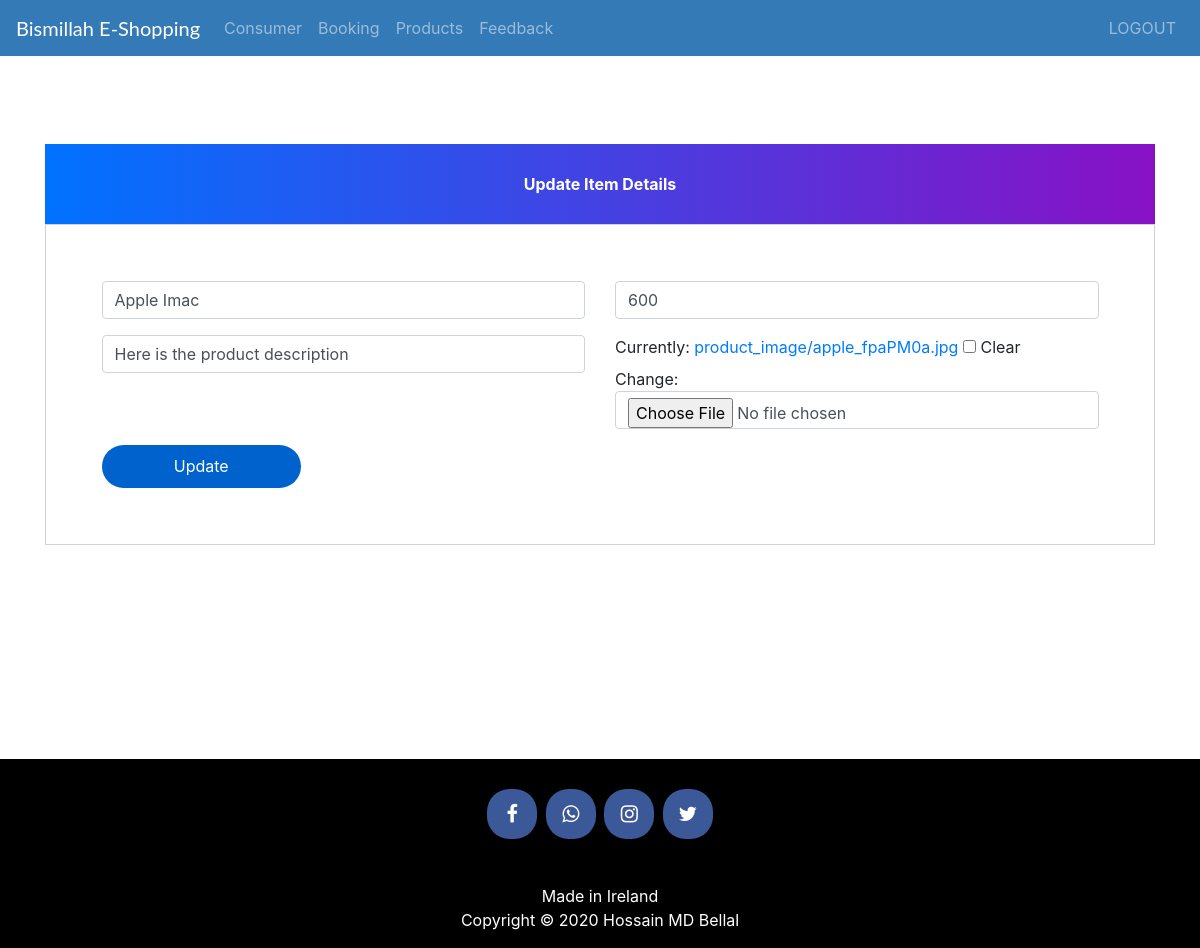
/update-item/1 (signed in), run on the app's committed database.
### ecom/models.py (models this page shows, shortened)
class Item(models.Model):
    name=models.CharField(max_length=40)
    product_image= models.ImageField(upload_to='product_image/',null=True,blank=True)
    price = models.PositiveIntegerField()
    description=models.CharField(max_length=40)

### ecom/views.py (the view)
# urls.py: path('update-item/<int:pk>', views.update_item_view, name='update-item'),
@login_required(login_url='adminlogin')
def update_item_view(request, pk):
    item=models.Item.objects.get(id=pk)
    itemsForm=forms.ItemForm(instance=item)
    if request.method=='POST':
        itemsForm=forms.ItemForm(request.POST, request.FILES, instance=item)
        if itemsForm.is_valid():
            itemsForm.save()
            return redirect('admin-products')
    return render(request,'ecom/admin_update_product.html',{'itemsForm':itemsForm})

### ecom/forms.py
class ItemForm(forms.ModelForm):
    class Meta:
        model=models.Item
        fields=['name','price','description','product_image']

### templates/ecom/admin_update_product.html (shortened to what this page needs)
{% extends 'ecom/admin_base.html' %}
{% load widget_tweaks %}
{% block content %}
<head>
  <link href="//maxcdn.bootstrapcdn.com/bootstrap/4.1.1/css/bootstrap.min.css" rel="stylesheet" id="bootstrap-css">
</head>
<br><br><br><br><br><br>
<form method="post" enctype="multipart/form-data">
  <div class="container register-form">
    <div class="form">
      <div class="note">
        <p>Update Item Details</p>
      </div>
      <div class="form-content">
        <div class="row">
          <div class="col-md-6">
            <div class="form-group">
              {% render_field itemsForm.name class="form-control" placeholder="Item Name" %}
            </div>
            <div class="form-group">
              {% render_field itemsForm.description class="form-control" placeholder="Description" %}
            </div>
          </div>
          <div class="col-md-6">
            <div class="form-group">
              {% render_field itemsForm.price class="form-control" placeholder="Price" %}
            </div>
            <div class="form-group">
              {% render_field itemsForm.product_image class="form-control" placeholder="product_image" %}
            </div>
          </div>
        </div>
        <button type="submit" class="btnSubmit">Update</button>
      </div>
    </div>
  </div>
</form>
{% endblock content %}

### templates/ecom/admin_base.html (style rules this page uses)
p { text-align: center; }

### templates/ecom/admin_update_product.html (style rules this page uses)
a:link { text-decoration: none; }
.note { text-align: center; height: 80px; background: -webkit-linear-gradient(left, #0072ff, #8811c5); color: #fff; font-weight: bold; line-height: 80px; }
.form-content { padding: 5%; border: 1px solid #ced4da; margin-bottom: 2%; }
.form-control { border-radius: 1.5rem; }
.btnSubmit { border: none; border-radius: 1.5rem; padding: 1%; width: 20%; cursor: pointer; background: #0062cc; color: #fff; }

### data on the page
Item: name "Apple Imac", description "Here is the product description", price "600"
